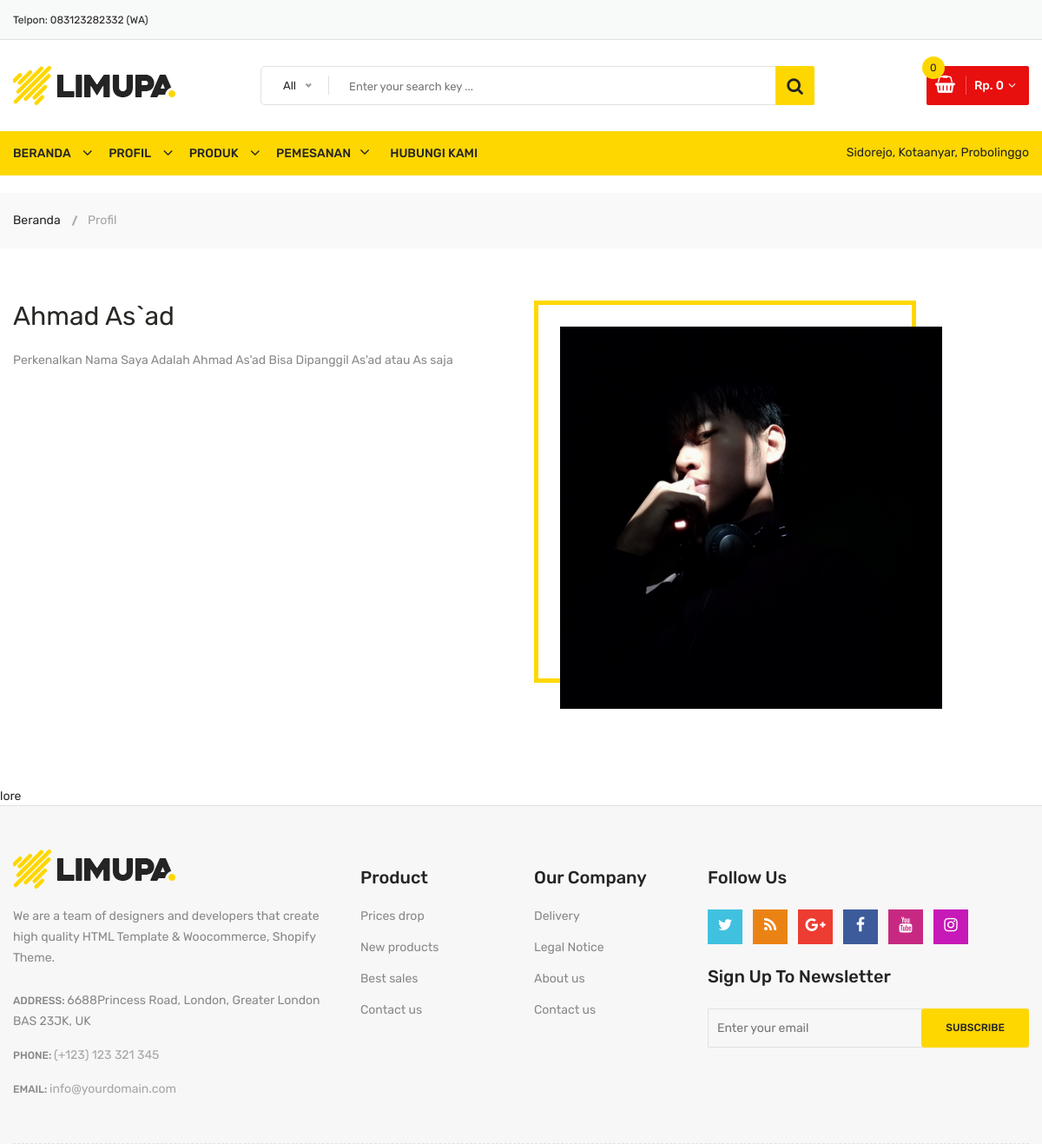
The page /profil on the database its author committed.
### asad/models.py (models this page shows)
class Statis(models.Model):
    alamat_kami = models.TextField(max_length=200, blank=False, null=True)
    telpon = models.CharField(max_length=200, blank=False, null=True)
    email = models.EmailField(max_length=200, blank=False, null=True)
    class Meta:
        verbose_name_plural = "Data Statis"

class Profil(models.Model):
    nama = models.CharField(max_length=200, blank=False, null=True)
    keterangan = RichTextField(blank=True, null=True)
    gambar = models.ImageField(upload_to='gambar/profil', blank=False,
                               null=True, verbose_name="Gambar (1920 x 1200 pixel)")
    tanggal_upload = models.DateTimeField(auto_now_add=True, null=True)
    class Meta:
        verbose_name_plural = "Data Profil"

### asad/views.py (the view)
# urls.py: path('profil', views.profil, name='profil'),
def profil(request):
    profil = Profil.objects.all().order_by('-id')[:1]
    context = {
        "judul": "Halaman Profil",
        "profil": profil,
    }
    return render(request, 'profil.html', context)

### asad/models.py (called while the page is built)
    @property
    def setelah_diskon(self):
        if self.diskon == 0:
            nilai_diskon = self.harga
        else:
            jml = self.diskon / 100
            nilai_diskon = self.harga - (jml * self.harga)
        return nilai_diskon

### asad/views.py (called while the page is built)
def kategoriberanda(request):
    kategori = Kategori.objects.filter(aktif=True).order_by('-id')
    return {'kategori': kategori}

def modalberita(request):
    modalproduk = Produk.objects.order_by('-id')
    return {'modalproduk': modalproduk}

def statisweb(request):
    statis = Statis.objects.get(id=1)
    return {'statis': statis}

### asadcart/keranjang.py (called while the page is built)
    def __len__(self):  # Menghitung quantity
        return sum(item['quantity'] for item in self.cart.values())

    def get_total_price(self):  # Menghitung total Harga
        return sum(Decimal(item['price']) * item['quantity'] for item in self.cart.values())

### asadcart/konteks.py (called while the page is built)
def keranjang(request):
    return {'keranjang': Cart(request)}

### asad/templates/profil.html
{% extends "base.html" %}
{% load static %}
{% block content %}
<div class="breadcrumb-area">
    <div class="container">
        <div class="breadcrumb-content">
            <ul>
                <li><a href="{% url "beranda" %}">Beranda</a></li>
                <li class="active">Profil</li>
            </ul>
        </div>
    </div>
</div>
<div class="about-us-wrapper pt-60 pb-40">
    <div class="container">
        {% for profil in profil %}
            <div class="row">
                <div class="col-lg-6 order-last order-lg-first">
                    <div class="about-text-wrap">
                        <h2><span>{{profil.nama}}</span></h2>
                        <div class="text-justify">
                            <span>{{profil.keterangan|safe}} </span>
                        </div>
                    </div>
                </div>
                <div class="col-lg-5 col-md-10">
                    <div class="about-image-wrap">
                        <img class="img-full" src="{{profil.gambar.url}}" alt="{{profil.nama}}" />
                    </div>
                </div>
            </div>
        {% empty %}
            <div class="row">
                <div class="col-lg-12 order-last order-lg-first">
                    <div class="alert alert-danger">Porfil Belum diisi</div>
                </div>
            </div>
        {% endfor %}
    </div>
</div>lore
{% endblock content %}

### templates/header.html (shortened to what this page needs)
{% load static %}
{% load humanize %}
<!doctype html>
<html class="no-js" lang="zxx">
<head>
        <link rel="stylesheet" href="{% static "css/material-design-iconic-font.min.css" %}">
        <link rel="stylesheet" href="{% static "css/font-awesome.min.css" %}">
        <link rel="stylesheet" href="{% static "css/fontawesome-stars.css" %}">
        <link rel="stylesheet" href="{% static "css/meanmenu.css" %}">
        <link rel="stylesheet" href="{% static "css/owl.carousel.min.css" %}">
        <link rel="stylesheet" href="{% static "css/slick.css" %}">
        <link rel="stylesheet" href="{% static "css/animate.css" %}">
        <link rel="stylesheet" href="{% static "css/jquery-ui.min.css" %}">
        <link rel="stylesheet" href="{% static "css/venobox.css" %}">
        <link rel="stylesheet" href="{% static "css/nice-select.css" %}">
        <link rel="stylesheet" href="{% static "css/magnific-popup.css" %}">
        <link rel="stylesheet" href="{% static "css/bootstrap.min.css" %}">
        <link rel="stylesheet" href="{% static "css/helper.css" %}">
        <link rel="stylesheet" href="{% static "style.css" %}">
        <link rel="stylesheet" href="{% static "css/responsive.css" %}">
    </head>
    <body>
        <div class="body-wrapper">
            <header>
                <div class="header-top">
                    <div class="container">
                        <div class="row">
                            <div class="col-lg-3 col-md-4">
                                <div class="header-top-left">
                                    <ul class="phone-wrap">
                                        <li><span>Telpon:</span><a href="#"> {{statis.telpon}}</a></li>
                                    </ul>
                                </div>
                            </div>
                        </div>
                    </div>
                </div>
                <div class="header-middle pl-sm-0 pr-sm-0 pl-xs-0 pr-xs-0">
                    <div class="container">
                        <div class="row">
                            <div class="col-lg-3">
                                <div class="logo pb-sm-30 pb-xs-30">
                                    <a href="index.html">
                                        <img src="{% static "images/menu/logo/1.jpg" %}" alt="">
                                    </a>
                                </div>
                            </div>
                            <div class="col-lg-9 pl-0 ml-sm-15 ml-xs-15">
                                <form action="#" class="hm-searchbox">
                                    <input type="text" placeholder="Enter your search key ...">
                                    <button class="li-btn" type="submit"><i class="fa fa-search"></i></button>
                                </form>
                                <div class="header-middle-right">
                                    <ul class="hm-menu">
                                        <li class="hm-minicart">
                                            <div class="hm-minicart-trigger">
                                                {% with totail_items=keranjang|length %}
                                                    {% if keranjang|length > 0 %}
                                                    <span class="item-icon"></span>
                                                    <span class="item-text">Rp. {{keranjang.get_total_price|intcomma}}
                                                    <span class="cart-item-count"> {{totail_items}}</span>
                                                    {% else %}
                                                    <span class="item-text">Rp. 0
                                                        <span class="cart-item-count"> 0 </span>
                                                    </span>
                                                    {% endif %}
                                                {% endwith %}
                                            </div>
                                        </li>
                                    </ul>
                                </div>
                            </div>
                        </div>
                    </div>
                </div>

### templates/navbar.html (shortened to what this page needs)
<div class="header-bottom header-sticky d-none d-lg-block">
    <div class="container">
        <div class="row">
            <div class="col-lg-12">
                <div class="hb-menu hb-menu-2 d-xl-block">
                    <nav>
                        <ul>
                            <li class="megamenu-holder"><a href="{% url "beranda" %}">Beranda</a></li>
                            <li class="dropdown-holder"><a href="{% url "profil" %}">Profil</a></li>
                            <li class="dropdown-holder"><a href="#">Produk</a>
                            </li>
                            <li class="megamenu-static-holder">
                                <a href="{% url 'cart_detail' %}">Pemesanan</a>
                            </li>
                            <li><a href="{% url "kontak" %}">Hubungi Kami</a></li>
                            <li class="hb-info f-right p-0 d-sm-none d-lg-block">
                                <span>{{statis.alamat_kami}}</span>
                            </li>
                        </ul>
                    </nav>
                </div>
            </div>
        </div>
    </div>
</div>
</header>

### static/css/responsive.css (style rules this page uses)
@media (min-width: 1200px) and (max-width: 1500px) { .container { max-width: 1170px; padding-left: 0; padding-right: 0; } }

### rows shown on the page
Statis: telpon "083123282332 (WA)", alamat_kami "Sidorejo, Kotaanyar, Probolinggo"
Profil: nama "Ahmad As`ad", keterangan "Perkenalkan Nama Saya Adalah Ahmad As'ad Bisa Dipanggil As'ad atau As saja", gambar (picture)
